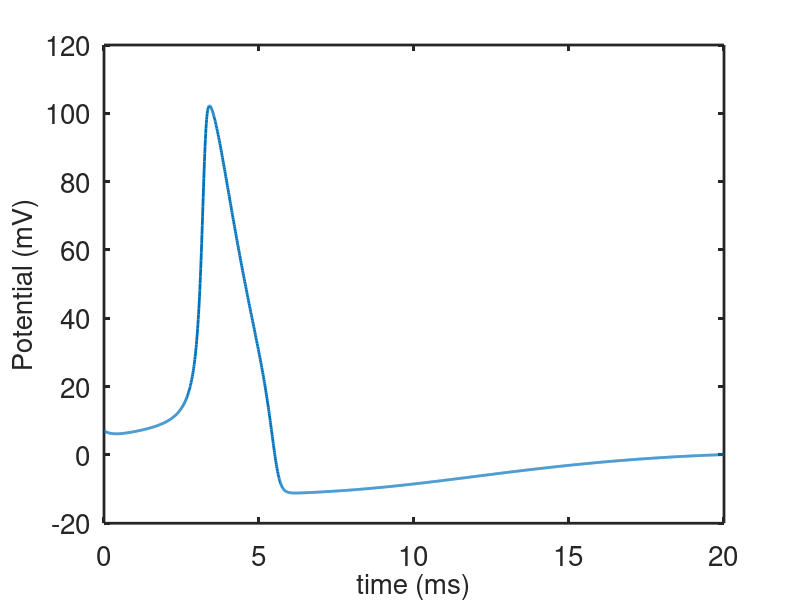
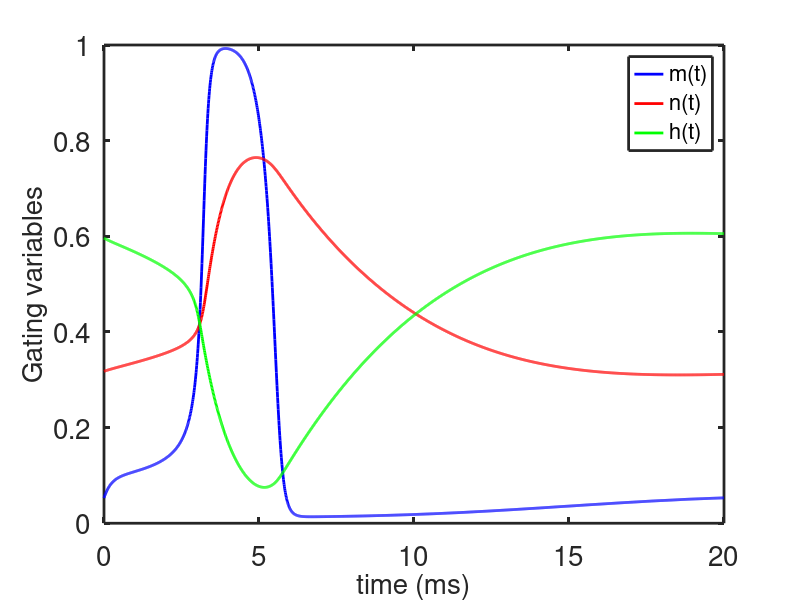
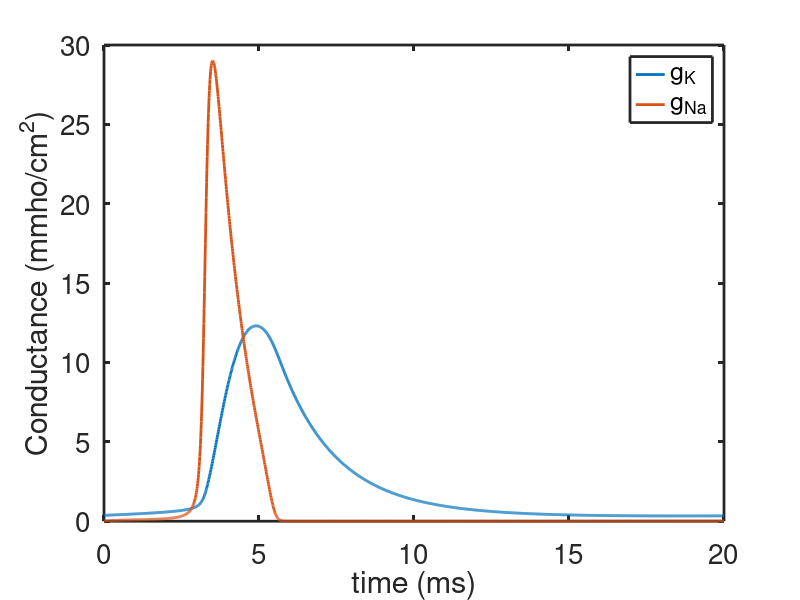
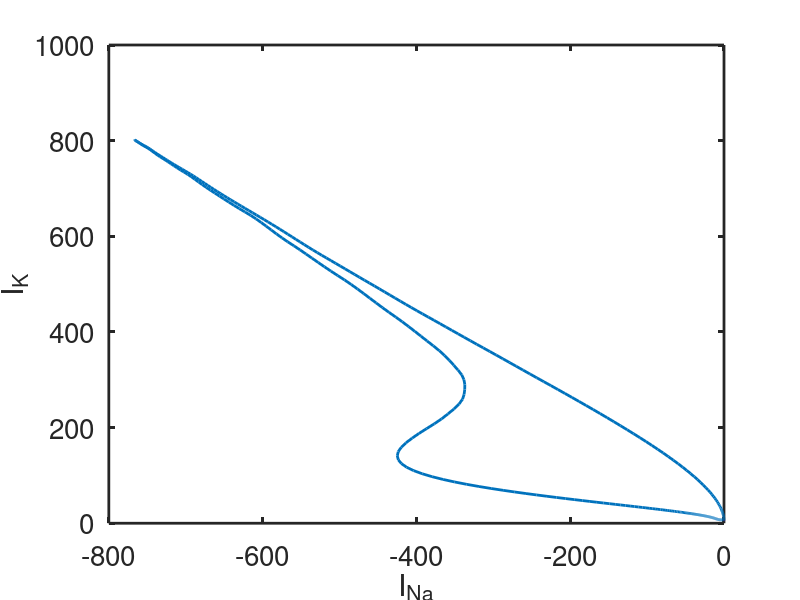

The MATLAB source for these figures, in order:
% This is a simple ode integrator for the HH equations
% it is set up to be easily modified to use for other dynamics
function hh
 
global gnabar gkbar Vna Vk Vl Inp Veq Tfact Iapp tstim BCL gl
set(0,                           ...
   'defaultaxesfontsize', 20,   ...
   'defaultaxeslinewidth', 2.0, ...
   'defaultlinelinewidth', 2.0);

Veq = 0; %is the original HH formulation
%Veq = -65; % is the physiological formulation

Tfact = 1; % this is the correction factor for temperatures other that 6.3C
%Tfact = 0.977 % correspnds to 0C

%Tfact = 1.085 % corresponds to 30 C.

gnabar = 120.;
gkbar = 36;
gl = 0.3;
 
Vna = Tfact*(115+Veq) - Veq;
Vk = Tfact*(-12+Veq)-Veq;
Vl = Tfact*(10.5988+Veq)-Veq;

tstep = .1;
rn0 = 0.8;

tstim = 0.005;  %This is the length of time of an initial stimulus


%Inp = 3.47;  % this is the amplitude of the initial input stimulus
%Inp = 3.5;
%Inp = 13.4;
Inp = 0;
%Iapp =7;  %this is the amplitude of the steady current stimulus
 Iapp = 120;
 Iapp = 0;
%BCL = 39;
BCL = 0;

tstep = .01;
t_end = 20 ;

% initial data
V = 6.5098;  %The voltage threshold
V = 7;
%V = Veq;
m = 0.0529;
h = 0.5961;
n = 0.3177;

%specify the output points
tspan = [0:tstep:t_end];

s0 = [V;m;h;n];

[T,S] = ode23(@deRHS,tspan, s0, odeset('maxstep',1));  
V = S(:,1);
m = S(:,2);
h = S(:,3);
n = S(:,4);


% currents;
gna=gnabar*m.^3.*h;
 
gk=gkbar*n.^4;
Icl=gl*(V-Vl);
Ina=gna.*(V-Vna);
Ik=gk.*(V-Vk);

figure(4)
plot( Ina,Ik,'linewidth',2)
xlabel('I_{Na}')
ylabel('I_K')

 
 
% figure(3)
% plot(n,h,'linewidth',2)
% xlabel('n','fontsize',20)
% ylabel('h','fontsize',20)

figure(1)
plot(T,V,'linewidth',2)
axis([0 t_end -20 120])
xlabel('time (ms)','fontsize',20)
ylabel('Potential (mV)','fontsize',20)

figure(2)
plot(T,m,'b',T,n,'r',T,h,'g',  'linewidth',2)
legend('m(t)','n(t)','h(t)','fontsize',16)
xlabel('time (ms)','fontsize',20)
ylabel('Gating variables','fontsize',20)
axis([0 t_end 0 1])
 
 figure(3)
 plot(T, gk,T, gna)
xlabel('time (ms)')
ylabel('Conductance (mmho/cm^2)')
legend('g_K','g_{Na}')

end

%the right hand side for the simulation:
function s_prime=deRHS(t,s)
global gnabar gkbar Vna Vk Vl Inp Veq   Iapp tstim BCL gl 

%the original HH formulation has 
V = s(1)-Veq;
m = s(2);
h = s(3);
n = s(4);
 
Input = Inp/cosh(mod(t,BCL)-BCL/10) +Iapp
 
AM=.1*(25.-V)./(exp(.1*(25.-V))-1.);
BM=4.*exp(-V/18);
AH=.07*exp(-V/20.);
BH=1./(exp(.1*(30.-V))+1.);
AN=.01*(10.-V)./(exp(.1*(10.-V))-1.);
BN=.125*exp(-V/80.);

Minf = AM./(AM+BM);



Fm=AM*(1.-m)-BM*m;
Fh=AH*(1.-h)-BH*h;
Fn=AN*(1.-n)-BN*n;
gna=gnabar*m.^3.*h;
%gnainf=gnabar*Minf.^3.*h;
gk=gkbar*n.^4;
Icl=gl*(V-Vl);

Fv = -gna*(V-Vna)-gk*(V-Vk)-Icl;

s_prime = [Fv+Input Fm Fh Fn]';

end

 
